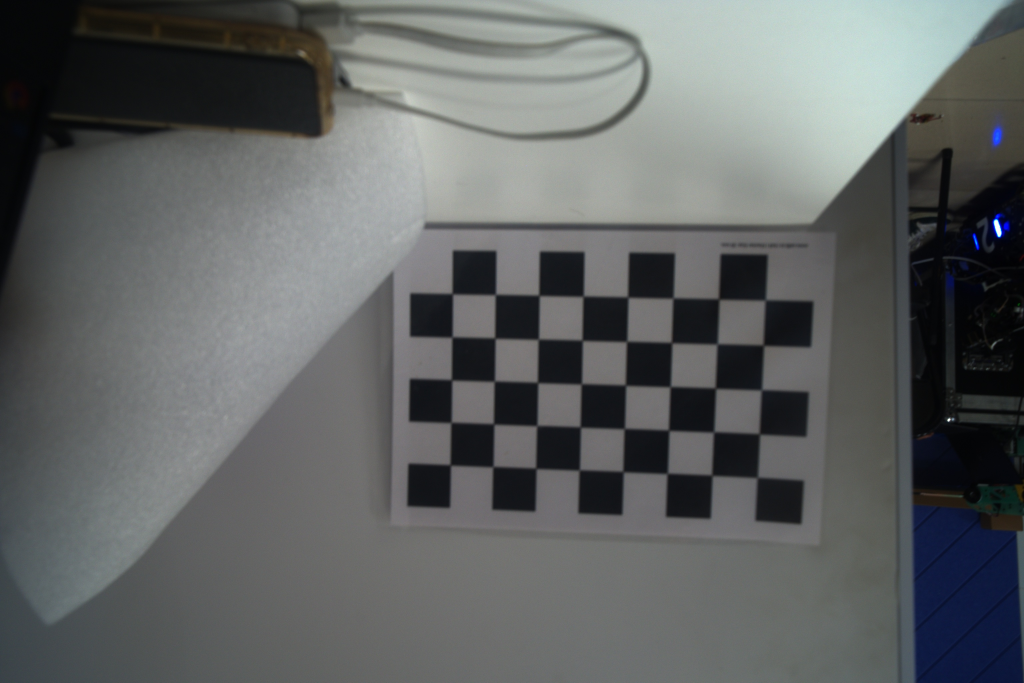
#> input picture src/hik_camera/ArmorDetector/data/photos/photo_20251014_214215_556611.jpg, 3072 x 2048 px, found by its file name (shown at 1/3 size)
$ python test_chessboard.py
#> lines starting #> are read from the running program, lines starting #| are printed output that depends on the picture
import cv2
import sys

if len(sys.argv) > 1:
    image_path = sys.argv[1]
else:
    image_path = "/home/linnnnnn/ros2_ws/src/hik_camera/ArmorDetector/data/photos/photo_20251014_214215_556611.jpg"

image = cv2.imread(image_path)
#> image is the input picture: shape (2048, 3072, 3); mean B, G, R 99, 99, 96
print(f"图片尺寸: {image.shape}")
#| 图片尺寸: (2048, 3072, 3)

# 尝试不同的棋盘格尺寸
sizes = [(9,6), (8,5), (7,5), (6,4), (5,4)]

for size in sizes:
    found, corners = cv2.findChessboardCorners(image, size)
    print(f"棋盘格 {size[0]}x{size[1]}: {'找到' if found else '未找到'}")

    if found:
        # 显示结果
        gray = cv2.cvtColor(image, cv2.COLOR_BGR2GRAY)
        cv2.cornerSubPix(gray, corners, (11,11), (-1,-1),
                         (cv2.TERM_CRITERIA_EPS + cv2.TERM_CRITERIA_MAX_ITER, 30, 0.1))

        result = image.copy()
        cv2.drawChessboardCorners(result, size, corners, found)

        # 调整大小并显示
        result = cv2.resize(result, (800, 600))
        cv2.imshow(f"棋盘格 {size[0]}x{size[1]}", result)
        cv2.waitKey(0)
        cv2.destroyAllWindows()
#> this loop made 5 passes
#> found on passes 1 to 5: False, True, True, False, True
#| 棋盘格 9x6: 未找到
#| 棋盘格 8x5: 找到
#| 棋盘格 7x5: 找到
#| 棋盘格 6x4: 未找到
#| 棋盘格 5x4: 找到
#> pass 2, `gray = cv2.cvtColor(image, cv2.COLOR_BGR2GRAY)`:
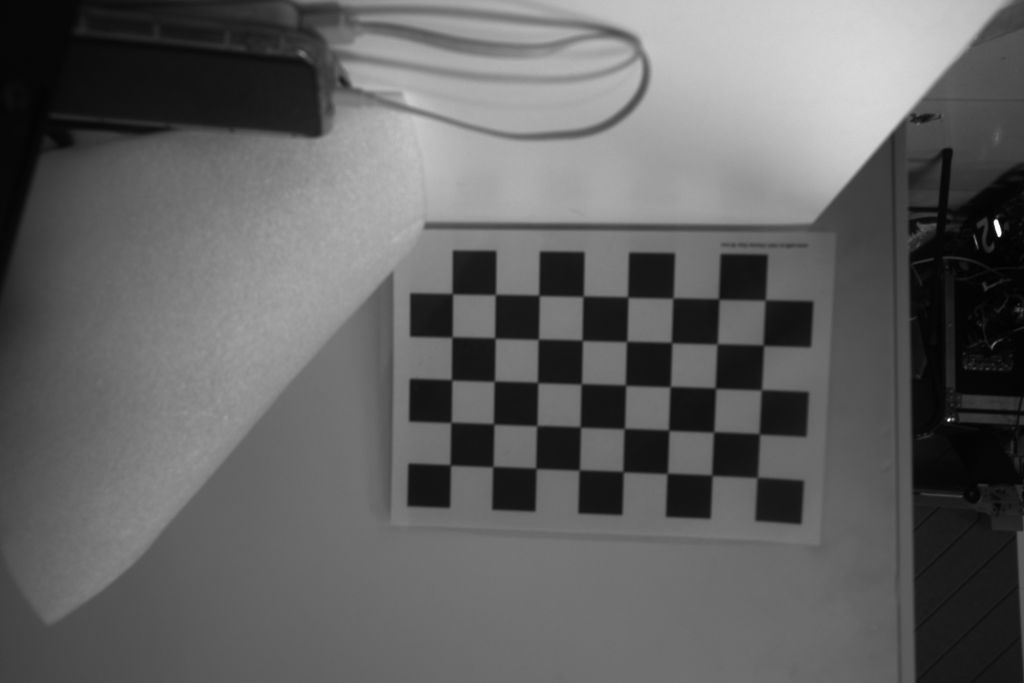
#> gray: shape (2048, 3072) (shown at 1/3 size); min 1, max 255, mean 98.1
#> pass 2, `result = cv2.resize(result, (800, 600))`:
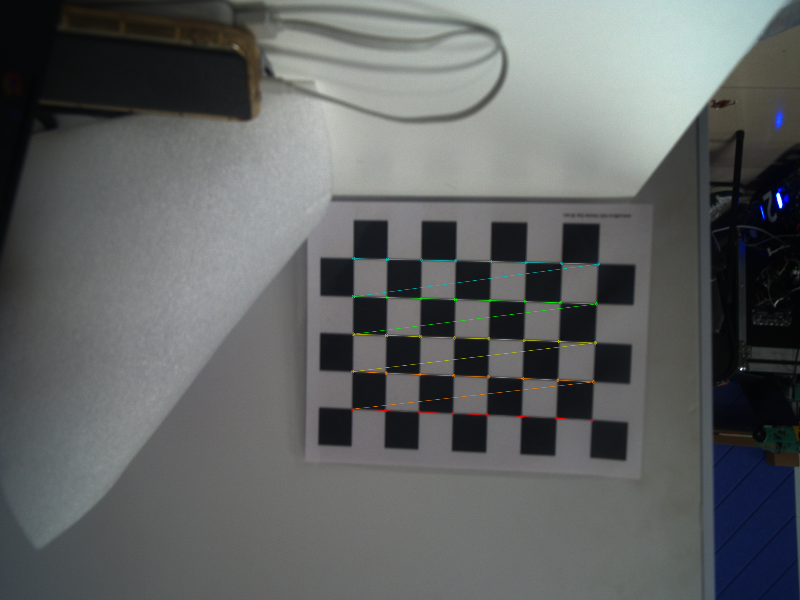
#> result: shape (600, 800, 3); mean B, G, R 98.8, 99.1, 96.1
